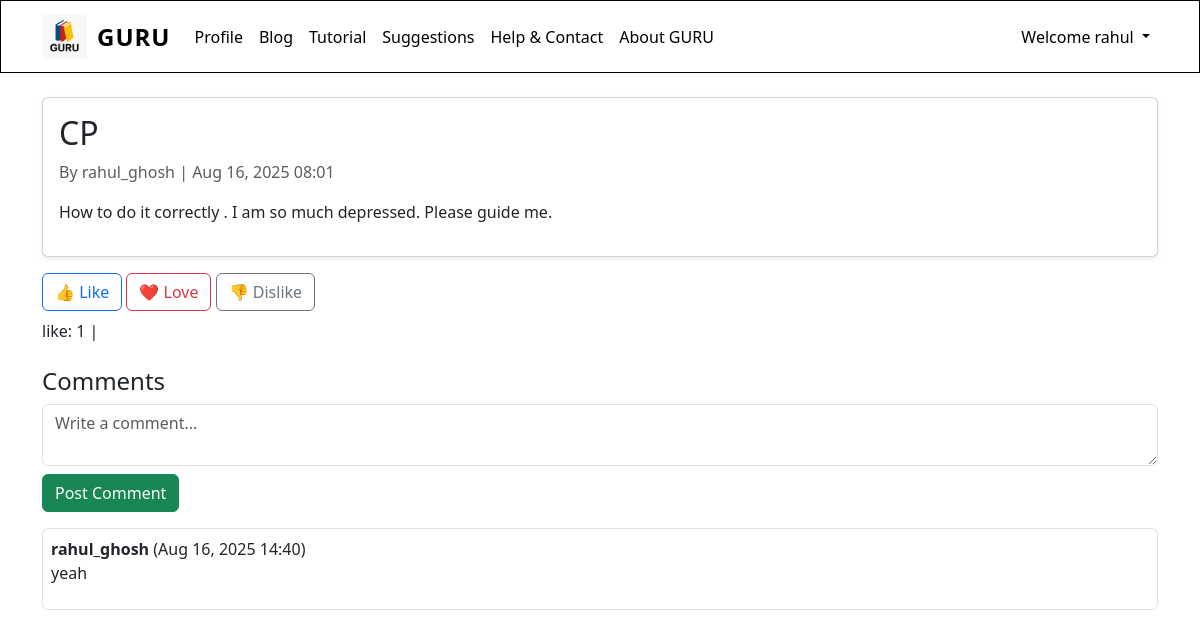
Page /blog/4/ (signed in) on the committed database.
### core/models.py (models this page shows, shortened)
class Post(models.Model):  # your existing one
    title = models.CharField(max_length=200)
    content = models.TextField()
    image = models.ImageField(upload_to='posts/', null=True, blank=True)
    author = models.ForeignKey(User, on_delete=models.CASCADE)
    created_at = models.DateTimeField(auto_now_add=True)

class Reaction(models.Model):
    REACTION_CHOICES = [
        ("like", "Like"),
        ("love", "Love"),
        ("dislike", "Dislike"),
    ]
    post = models.ForeignKey(Post, on_delete=models.CASCADE, related_name="reactions")
    user = models.ForeignKey(User, on_delete=models.CASCADE)
    reaction_type = models.CharField(max_length=20, choices=REACTION_CHOICES , default="like")
    created_at = models.DateTimeField(auto_now_add=True)
    class Meta:
        unique_together = ("post", "user")  # one reaction per user per post

class Comment(models.Model):
    post = models.ForeignKey(Post, on_delete=models.CASCADE, related_name="comments")
    user = models.ForeignKey(User, on_delete=models.CASCADE)
    content = models.TextField()
    parent = models.ForeignKey(
        "self", null=True, blank=True, on_delete=models.CASCADE, related_name="replies"
    )
    created_at = models.DateTimeField(auto_now_add=True)

### core/views.py (the view, shortened to what this page needs)
# urls.py: path("blog/<int:post_id>/", views.blog_detail, name="blog_detail"),
def blog_detail(request, post_id):
    post = get_object_or_404(Post, id=post_id)
    comments = post.comments.filter(parent__isnull=True).order_by("-created_at")
    reactions = post.reactions.values("reaction_type").annotate(count=models.Count("id"))
    return render(request, "blog_detail.html", {
        "post": post,
        "comments": comments,
        "reactions": reactions,
    })

### templates/blog_detail.html (shortened to what this page needs)
{% extends 'base.html' %}
{% block content %}
<div class="container mt-4">
  <div class="card shadow-sm mb-3">
    <div class="card-body">
      <h2>{{ post.title }}</h2>
      <p class="text-muted">By {{ post.author }} | {{ post.created_at|date:"M d, Y H:i" }}</p>
      <p>{{ post.content }}</p>
    </div>
  </div>
  <form method="post">
    <button name="reaction" value="like" class="btn btn-outline-primary">👍 Like</button>
    <button name="reaction" value="love" class="btn btn-outline-danger">❤️ Love</button>
    <button name="reaction" value="dislike" class="btn btn-outline-secondary">👎 Dislike</button>
  </form>
  <p class="mt-2">
    {% for r in reactions %}
      {{ r.reaction_type }}: {{ r.count }} |
    {% endfor %}
  </p>
  <h4 class="mt-4">Comments</h4>
  <form method="post">
    <textarea name="comment" class="form-control mb-2" placeholder="Write a comment..."></textarea>
    <button type="submit" class="btn btn-success">Post Comment</button>
  </form>
  {% for comment in comments %}
    <div class="mt-3 border p-2 rounded">
      <strong>{{ comment.user }}</strong> ({{ comment.created_at|date:"M d, Y H:i" }})
      <p>{{ comment.content }}</p>
    </div>
  {% empty %}
    <p>No comments yet.</p>
  {% endfor %}
</div>
{% endblock %}

### templates/base.html (shortened to what this page needs)
{% load static %}
{% load hasattr_tags %}
<!doctype html>
<html lang="en">
  <head>
    <link href="https://cdn.jsdelivr.net/npm/bootstrap@5.3.3/dist/css/bootstrap.min.css" rel="stylesheet">
  </head>
  <body>
    <nav class="navbar navbar-expand-lg">
      <div class="container">
        <a class="navbar-brand d-flex align-items-center" href="/">
          <img src="{% static 'images/logoe.png' %}" alt="GURU Logo" style="height: 45px; margin-right: 10px;">
          GURU
        </a>
        <div class="collapse navbar-collapse" id="eduNavbar">
          <ul class="navbar-nav me-auto mb-2 mb-lg-0">
            <li class="nav-item"><a class="nav-link" href="/profile">Profile</a></li>
            <li class="nav-item"><a class="nav-link" href="/blog">Blog</a></li>
            <li class="nav-item"><a class="nav-link" href="/tutorial">Tutorial</a></li>
            <li class="nav-item"><a class="nav-link" href="/suggestions">Suggestions</a></li>
            <li class="nav-item"><a class="nav-link" href="/contact">Help & Contact</a></li>
            <li class="nav-item"><a class="nav-link" href="/about">About GURU</a></li>
          </ul>
          <ul class="navbar-nav ms-auto mb-2 mb-lg-0">
            {% if request.user.is_authenticated %}
              <li class="nav-item dropdown">
                <a class="nav-link dropdown-toggle" href="#" role="button" data-bs-toggle="dropdown" aria-expanded="false">
                  Welcome {{ request.user.username }}
                </a>
              </li>
            {% endif %}
          </ul>
        </div>
      </div>
    </nav>
    <main>
      {% block content %}{% endblock content %}
    </main>
  </body>
</html>

### templates/base.html (style rules this page uses)
.navbar { background-color: #fff; border-top: 1px solid #000; border-bottom: 1px solid #000; border-right: 1px solid #000; border-left: 1px solid #000; box-shadow: 0 2px 6px rgba(0,0,0,0.05); }
.navbar-brand { font-size: 1.5rem; font-weight: 700; color: #000 !important; letter-spacing: 1px; }
.nav-link { color: #000 !important; font-weight: 500; transition: 0.3s; }

### rows in the picture
Post: title "CP", author "rahul_ghosh", created_at "Aug 16, 2025 08:01", content "How to do it correctly . I am so much depressed. Please guide me."
Reaction: reaction_type "like", count "1"
Comment: user "rahul_ghosh", created_at "Aug 16, 2025 14:40", content "yeah"

### other values in the picture
{{ request.user.username }} "rahul"
